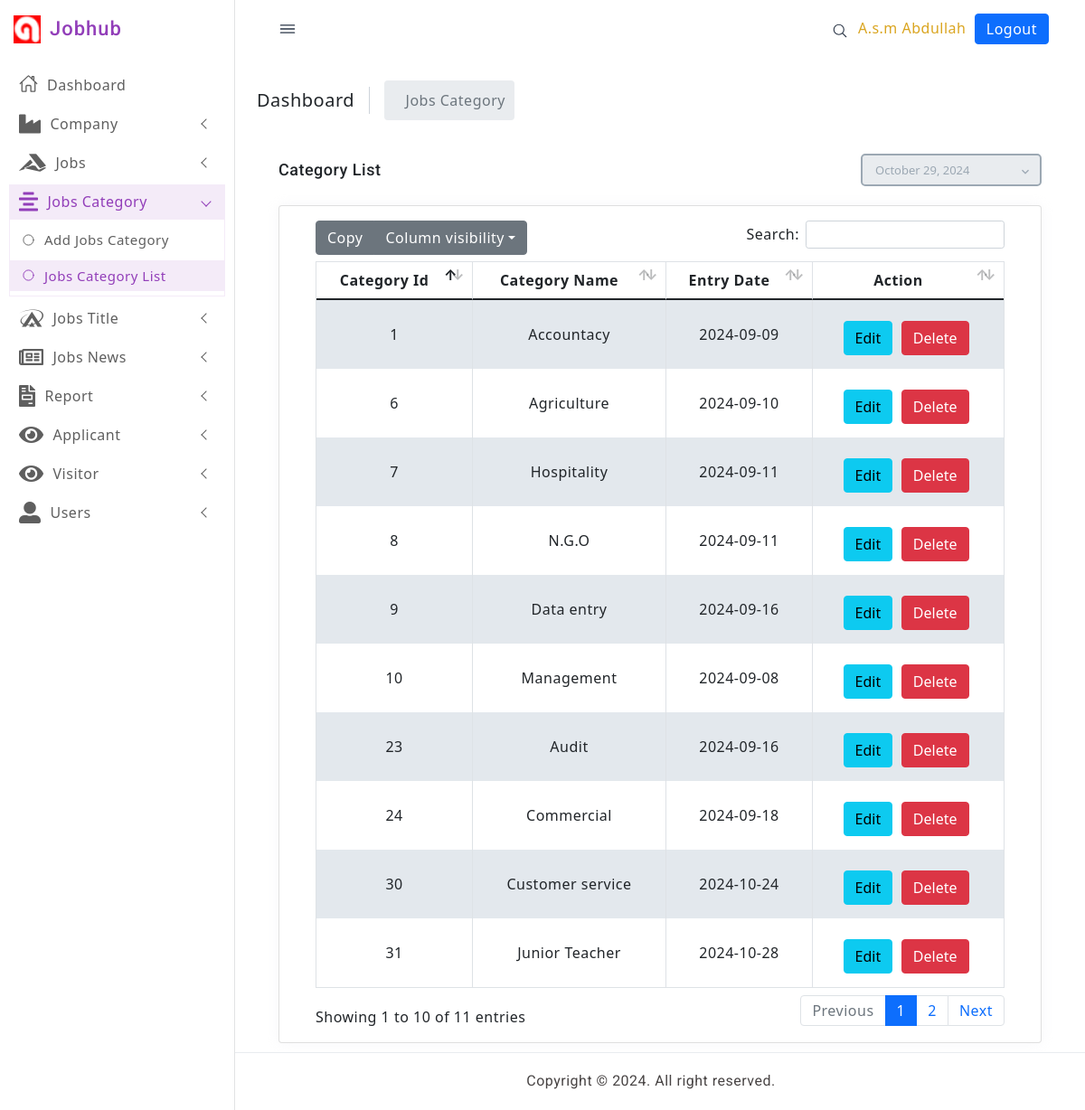
Page /list_of_category.php (signed in) on the committed database.
### tables this page shows
CREATE TABLE `category` (
  `id` int(11) NOT NULL,
  `name` varchar(30) NOT NULL,
  `date` date NOT NULL DEFAULT current_timestamp(),
  `psition` varchar(30) NOT NULL
);

### list_of_category.php (the view, shortened to what this page needs)
<?php
require('connection.php');
$user_first_name = $_SESSION['user_first_name'];
$user_last_name = $_SESSION['user_last_name'];
if (!empty($user_first_name) && !empty($user_last_name)) {
?>
  <!doctype html>
  <html lang="en">
  <head>
    <link href="assets/css/pace.min.css" rel="stylesheet" />
    <link href="assets/plugins/simplebar/css/simplebar.css" rel="stylesheet" />
    <link href="assets/plugins/perfect-scrollbar/css/perfect-scrollbar.css" rel="stylesheet" />
    <link href="assets/plugins/metismenu/css/metisMenu.min.css" rel="stylesheet" />
    <link href="assets/css/bootstrap.min.css" rel="stylesheet">
    <link href="assets/css/bootstrap-extended.css" rel="stylesheet">
    <link href="assets/css/style.css" rel="stylesheet">
    <link href="assets/css/icons.css" rel="stylesheet">
    <link href="assets/css/dark-theme.css" rel="stylesheet" />
    <link href="assets/css/semi-dark.css" rel="stylesheet" />
    <link href="assets/css/header-colors.css" rel="stylesheet" />
    <link href="plugins/bootstrap-datepicker/css/bootstrap-datepicker.min.css" rel="stylesheet">
    <link href="plugins/datatables/dataTables.bootstrap4.min.css" rel="stylesheet" type="text/css" />
    <link href="plugins/datatables/buttons.bootstrap4.min.css" rel="stylesheet" type="text/css" />
    <link href="plugins/datatables/responsive.bootstrap4.min.css" rel="stylesheet" type="text/css" />
    <link href="ass/css/bootstrap.min.css" rel="stylesheet" type="text/css">
    <link href="ass/css/metismenu.min.css" rel="stylesheet" type="text/css">
    <link href="ass/css/icons.css" rel="stylesheet" type="text/css">
    <link href="ass/css/style.css" rel="stylesheet" type="text/css">
    <link href="https://cdn.jsdelivr.net/npm/bootstrap@5.0.2/dist/css/bootstrap.min.css" rel="stylesheet">
    <link rel="stylesheet" href="https://pro.fontawesome.com/releases/v5.10.0/css/all.css" />
  </head>
  <body>
    <div class="wrapper">
      <?php require_once "include/leftbar.php" ?>
      <?php require_once "include/topbar.php" ?>
      <div class="page-content-wrapper">
        <div class="page-content">
          <div class="page-breadcrumb d-none d-sm-flex align-items-center mb-3">
            <div class="breadcrumb-title pe-3">Dashboard</div>
            <div class="ps-3">
              <nav aria-label="breadcrumb">
                <ol class="breadcrumb mb-0 p-0 align-items-center">
                  <li class="breadcrumb-item active" aria-current="page" style="padding: 10px;">Jobs Category</li>
                </ol>
              </nav>
            </div>
          </div>
          <div class="container-fluid">
            <div class="page-title-box">
              <div class="row align-items-center ">
                <div class="col-md-8">
                  <div class="page-title-box">
                    <h4 class="page-title">Category List</h4>
                  </div>
                </div>
                <div class="col-md-4">
                  <div class="float-right d-none d-md-block app-datepicker">
                    <input type="text" class="form-control" data-date-format="MM dd, yyyy" readonly="readonly" id="datepicker">
                    <i class="mdi mdi-chevron-down mdi-drop"></i>
                  </div>
                </div>
              </div>
            </div>
            <div class="row">
              <div class="col-12">
                <div class="card">
                  <div class="card-body">
                    <?php
                    $sql = "SELECT * FROM category";
                    $query = $conn->query($sql);
                    ?>
                    <table id="datatable-buttons" class="table table-striped table-bordered dt-responsive nowrap" style="border-collapse: collapse; border-spacing: 0; width: 100%;">
                      <thead>
                        <tr style="text-align:center">
                          <th>Category Id</th>
                          <th>Category Name</th>
                          <th>Entry Date</th>
                          <th>Action</th>
                        </tr>
                      </thead>
                      <tbody>
                        <?php while ($data = mysqli_fetch_assoc($query)) { ?>
                          <tr style="text-align:center">
                          <td><?php echo $data['id'] ?></td>
                            <td><?php echo $data['name'] ?></td>
                            <td><?php echo $data['date'] ?></td>
                            <td>
                              <div class="button-items">
                                <a href='edit_category.php?id=<?php echo $data['id'] ?>'> <input class="btn btn-info" type="submit" value="Edit"></a>
                                <a onclick="return confirm('Are you sure to delete?')" href='delete_category.php?id=<?php echo $data['id'] ?>'><input class="btn btn-danger" type="reset" value="Delete"></a>
                              </div>
                            </td>
                          </tr>
                        <?php  } ?>
                      </tbody>
                    </table>
                  </div>
                </div>
              </div>
            </div>
            </div>
            </div>
            </div>
          </div>
          <?php require_once "include/footer.php" ?>
  </body>
  </html>
<?php
} else {
  header('location:login.php');
}
?>

### assets/css/style.css (style rules this page uses)
body { color: #4c5258; font-size: 14px; letter-spacing: .5px; background-color: #ffffff; overflow-x: hidden; font-family: Roboto, sans-serif; }
a { color: #923eb9; text-decoration: none; }
::placeholder { opacity: 0.5 !important; }
.wrapper { position: relative; width: 100%; height: auto; }
.wrapper .page-content-wrapper { margin-left: 260px; margin-top: 65px; padding-bottom: 20px; transition: .3s all; }
.wrapper .page-content { padding: 1.5rem; }
.breadcrumb-title { font-size: 20px; border-right: 1.5px solid #ced3da; }
.page-breadcrumb .breadcrumb li.breadcrumb-item { font-size: 16px; }
.page-breadcrumb .breadcrumb-item+.breadcrumb-item::before { display: inline-block; padding-right: .5rem; font-family: LineIcons; content: "\ea5c"; }

### ass/css/style.css (style rules this page uses)
body { background-repeat: repeat; background: #f3f6fb; font-family: "Nunito", sans-serif; color: #354558; font-size: 14px; }
html { overflow-x: hidden; position: relative; min-height: 100%; }
h1, h2, h3, h4, h5, h6 { margin: 10px 0; font-family: "Roboto", sans-serif; }
* { outline: none !important; }
a { color: #616f80; }
.breadcrumb > li + li:before { padding: 0 5px; color: #9ca8b3; content: "\f105" !important; font-family: 'Font Awesome 5 Free'; font-weight: 900; }
.button-items .btn { margin-top: 8px; margin-right: 5px; }
.app-datepicker { position: relative; }
.app-datepicker .form-control, .app-datepicker .form-control:focus { border: 1px solid transparent; font-size: 13px; height: 36px; padding-left: 14px; padding-right: 10px; border: 2px solid #9ca8b3; background-color: transparent; color: #9ca8b3; -webkit-box-shadow: none; box-shadow: none; border-radius: 5px; width: 200px; }
.app-datepicker i { position: absolute; top: 8px; left: 174px; color: #9ca8b3; }
.page-title-box { padding: 12px 0px; }
.page-title-box .page-title { font-size: 18px; margin: 0; line-height: 30px; }
.btn { border-radius: 3px; font-size: 14px; }
.btn-primary, .btn-success, .btn-info, .btn-warning, .btn-danger, .btn-dark, .btn-pink, .btn-purple, .btn-indigo, .btn-teal, .btn-lime, .btn-orange, .btn-brown, .btn-blue-grey { color: #ffffff; }
.btn-info { background-color: #0e86e7; border: 1px solid #0e86e7; }
.btn-danger { background-color: #fb4365; border: 1px solid #fb4365; }
.card { border: none; -webkit-box-shadow: 0px 0px 13px 0px rgba(236, 236, 241, 0.44); box-shadow: 0px 0px 13px 0px rgba(236, 236, 241, 0.44); margin-bottom: 30px; }
.form-control { font-size: 14px; }
.table { margin-bottom: 10px; }
.table > tbody > tr > td, .table > tfoot > tr > td, .table > thead > tr > td { padding: 15px 12px; }
.table-hover tbody tr:hover, .table-striped tbody tr:nth-of-type(odd), .thead-default th { background-color: #eff4fa; }
.table td, .table th { vertical-align: middle; }

### rows in the picture
category: id "1", name "Accountacy", date "2024-09-09"
category: id "6", name "Agriculture", date "2024-09-10"
category: id "7", name "Hospitality", date "2024-09-11"
category: id "8", name "N.G.O", date "2024-09-11"
category: id "9", name "Data entry", date "2024-09-16"
category: id "10", name "Management", date "2024-09-08"
category: id "23", name "Audit", date "2024-09-16"
category: id "24", name "Commercial", date "2024-09-18"
category: id "30", name "Customer service", date "2024-10-24"
category: id "31", name "Junior Teacher", date "2024-10-28"

### other values in the picture
$user_first_name "A.s.m"
$user_last_name "Abdullah"
